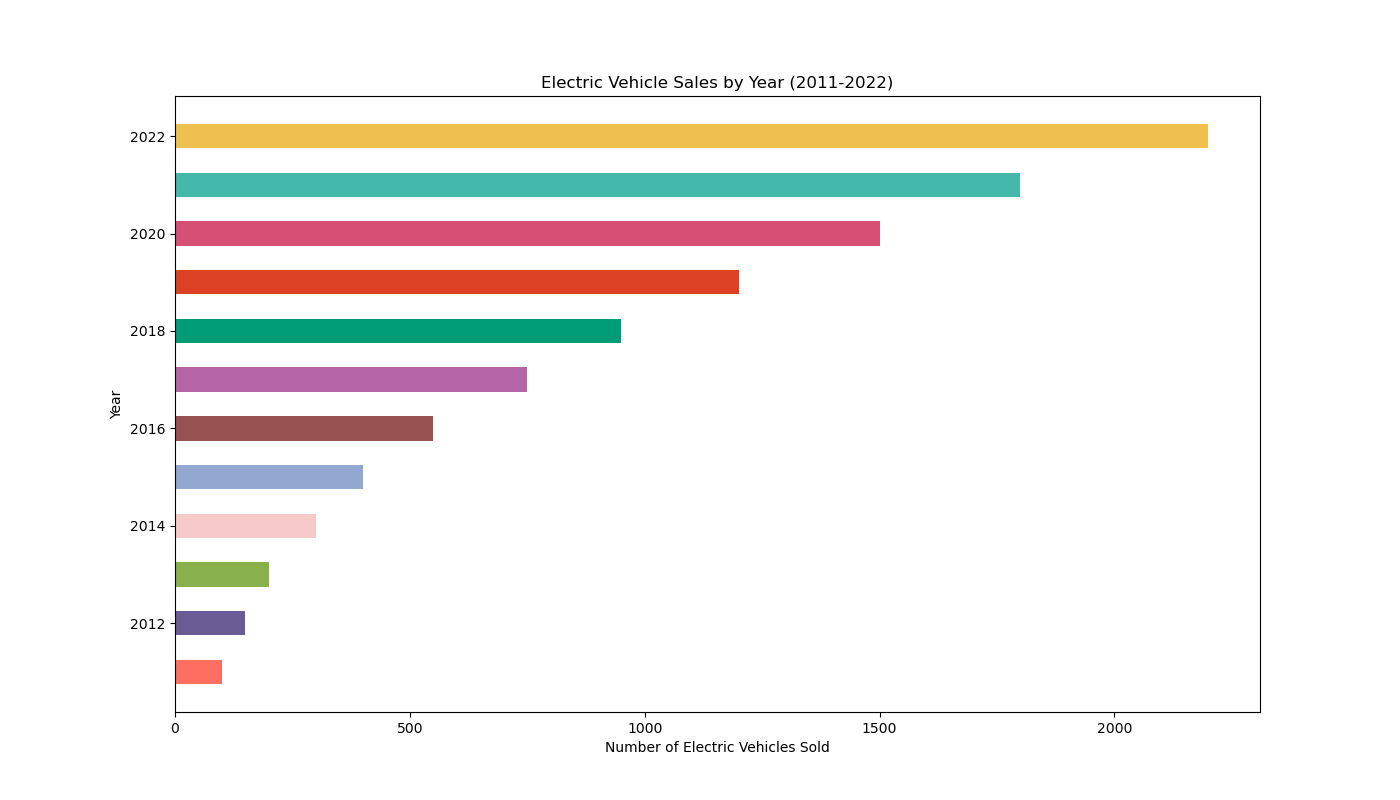

The Python source for this figure:

import matplotlib.pyplot as plt

# Data
years = [
    2011, 2012, 2013, 2014, 2015,
    2016, 2017, 2018, 2019, 2020,
    2021, 2022
]
sales = [
    100, 150, 200, 300, 400,
    550, 750, 950, 1200, 1500,
    1800, 2200
]

# Plot configuration
plt.figure(figsize=(14, 8))
bars = plt.barh(years, sales, height=0.5, color=[
    '#FF6F61', '#6B5B95', '#88B04B', '#F7CAC9',
    '#92A8D1', '#955251', '#B565A7', '#009B77',
    '#DD4124', '#D65076', '#45B8AC', '#EFC050',
])

# Axes labels and title
plt.xlabel('Number of Electric Vehicles Sold')
plt.ylabel('Year')
plt.title('Electric Vehicle Sales by Year (2011-2022)')

# Show the plot
plt.show()
